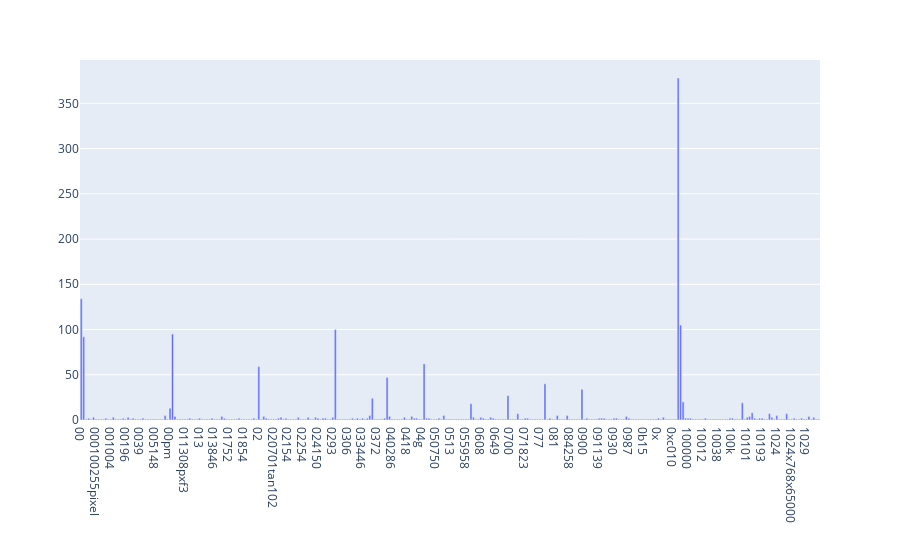

Notebook source saved alongside this figure:
### Markdown cell above
### >>> **Exercise 13 (take home)**
If you want a nicer interactive visualization here, I would encourage you try to install and use plotly to achieve this.

### Code cell
import plotly.express as px
fig = px.bar( x=count_vect.get_feature_names_out()[:300],y=term_frequencies[:300], 
             labels={'y':'','x':''})
fig.show()

### Figure 1 — Plotly figure (JSON) as saved in the notebook; plotly's stock layout.template omitted (floating-point values rounded to 4 significant figures; data arrays with more than 128 entries replaced by an {"elided": "..."} marker saying what was removed)
{"data": [{"alignmentgroup": "True", "hovertemplate": "=%{y}<extra></extra>", "legendgroup": "", "marker": {"color": "#636efa", "pattern": {"shape": ""}}, "name": "", "offsetgroup": "", "orientation": "v", "showlegend": false, "textposition": "auto", "type": "bar", "x": {"elided": "300 str values"}, "xaxis": "x", "y": {"elided": "300 int values"}, "yaxis": "y"}], "layout": {"barmode": "relative", "legend": {"tracegroupgap": 0}, "margin": {"t": 60}, "xaxis": {"anchor": "y", "domain": [0, 1], "title": {"text": ""}}, "yaxis": {"anchor": "x", "domain": [0, 1], "title": {"text": ""}}}}
